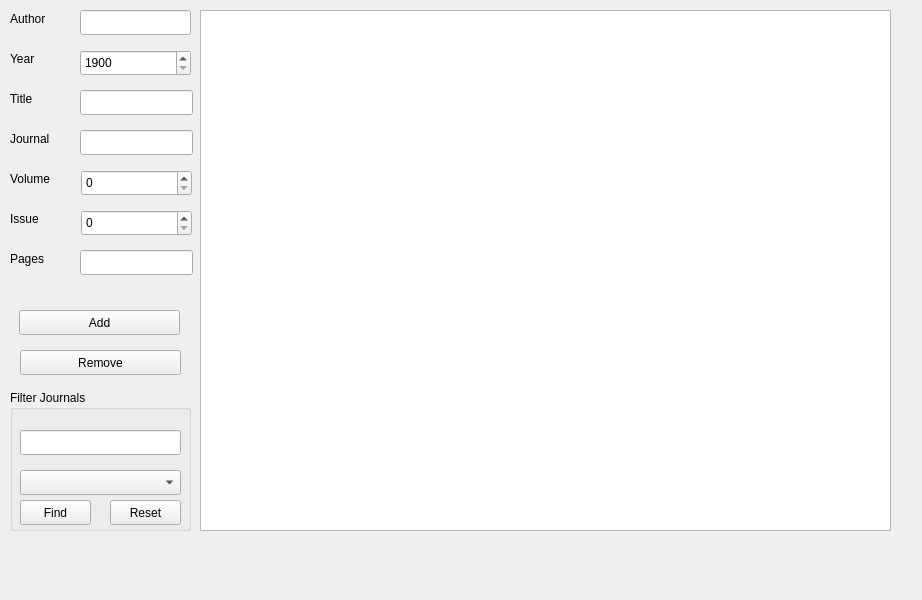
<?xml version="1.0" encoding="UTF-8"?>
<ui version="4.0">
 <class>Widget</class>
 <widget class="QWidget" name="Widget">
  <property name="geometry">
   <rect>
    <x>0</x>
    <y>0</y>
    <width>922</width>
    <height>600</height>
   </rect>
  </property>
  <property name="windowTitle">
   <string>Widget</string>
  </property>
  <widget class="QTableView" name="tableView">
   <property name="geometry">
    <rect>
     <x>200</x>
     <y>10</y>
     <width>691</width>
     <height>521</height>
    </rect>
   </property>
  </widget>
  <widget class="QLabel" name="label">
   <property name="geometry">
    <rect>
     <x>10</x>
     <y>10</y>
     <width>54</width>
     <height>17</height>
    </rect>
   </property>
   <property name="text">
    <string>Author</string>
   </property>
  </widget>
  <widget class="QLineEdit" name="author">
   <property name="geometry">
    <rect>
     <x>80</x>
     <y>10</y>
     <width>111</width>
     <height>25</height>
    </rect>
   </property>
  </widget>
  <widget class="QSpinBox" name="year">
   <property name="geometry">
    <rect>
     <x>80</x>
     <y>50</y>
     <width>111</width>
     <height>26</height>
    </rect>
   </property>
   <property name="minimum">
    <number>1900</number>
   </property>
   <property name="maximum">
    <number>9999</number>
   </property>
  </widget>
  <widget class="QLabel" name="label_2">
   <property name="geometry">
    <rect>
     <x>10</x>
     <y>50</y>
     <width>54</width>
     <height>17</height>
    </rect>
   </property>
   <property name="text">
    <string>Year</string>
   </property>
  </widget>
  <widget class="QLineEdit" name="title">
   <property name="geometry">
    <rect>
     <x>80</x>
     <y>90</y>
     <width>113</width>
     <height>25</height>
    </rect>
   </property>
  </widget>
  <widget class="QLabel" name="label_3">
   <property name="geometry">
    <rect>
     <x>10</x>
     <y>90</y>
     <width>54</width>
     <height>17</height>
    </rect>
   </property>
   <property name="text">
    <string>Title</string>
   </property>
  </widget>
  <widget class="QLineEdit" name="journal">
   <property name="geometry">
    <rect>
     <x>80</x>
     <y>130</y>
     <width>113</width>
     <height>25</height>
    </rect>
   </property>
  </widget>
  <widget class="QLabel" name="label_4">
   <property name="geometry">
    <rect>
     <x>10</x>
     <y>130</y>
     <width>54</width>
     <height>17</height>
    </rect>
   </property>
   <property name="text">
    <string>Journal</string>
   </property>
  </widget>
  <widget class="QSpinBox" name="volume">
   <property name="geometry">
    <rect>
     <x>81</x>
     <y>170</y>
     <width>111</width>
     <height>26</height>
    </rect>
   </property>
  </widget>
  <widget class="QSpinBox" name="issue">
   <property name="geometry">
    <rect>
     <x>81</x>
     <y>210</y>
     <width>111</width>
     <height>26</height>
    </rect>
   </property>
  </widget>
  <widget class="QLabel" name="label_5">
   <property name="geometry">
    <rect>
     <x>10</x>
     <y>170</y>
     <width>54</width>
     <height>17</height>
    </rect>
   </property>
   <property name="text">
    <string>Volume</string>
   </property>
  </widget>
  <widget class="QLabel" name="label_6">
   <property name="geometry">
    <rect>
     <x>10</x>
     <y>210</y>
     <width>54</width>
     <height>17</height>
    </rect>
   </property>
   <property name="text">
    <string>Issue</string>
   </property>
  </widget>
  <widget class="QLabel" name="label_7">
   <property name="geometry">
    <rect>
     <x>10</x>
     <y>250</y>
     <width>54</width>
     <height>17</height>
    </rect>
   </property>
   <property name="text">
    <string>Pages</string>
   </property>
  </widget>
  <widget class="QLineEdit" name="pages">
   <property name="geometry">
    <rect>
     <x>80</x>
     <y>250</y>
     <width>113</width>
     <height>25</height>
    </rect>
   </property>
  </widget>
  <widget class="QPushButton" name="pushButton">
   <property name="geometry">
    <rect>
     <x>19</x>
     <y>310</y>
     <width>161</width>
     <height>25</height>
    </rect>
   </property>
   <property name="text">
    <string>Add</string>
   </property>
  </widget>
  <widget class="QPushButton" name="pushButton_2">
   <property name="geometry">
    <rect>
     <x>20</x>
     <y>350</y>
     <width>161</width>
     <height>25</height>
    </rect>
   </property>
   <property name="text">
    <string>Remove</string>
   </property>
  </widget>
  <widget class="QGroupBox" name="groupBox">
   <property name="geometry">
    <rect>
     <x>10</x>
     <y>390</y>
     <width>181</width>
     <height>141</height>
    </rect>
   </property>
   <property name="title">
    <string>Filter Journals</string>
   </property>
   <widget class="QLineEdit" name="wildcard">
    <property name="geometry">
     <rect>
      <x>10</x>
      <y>40</y>
      <width>161</width>
      <height>25</height>
     </rect>
    </property>
   </widget>
   <widget class="QComboBox" name="comboBox">
    <property name="geometry">
     <rect>
      <x>10</x>
      <y>80</y>
      <width>161</width>
      <height>25</height>
     </rect>
    </property>
   </widget>
   <widget class="QPushButton" name="pushButton_4">
    <property name="geometry">
     <rect>
      <x>100</x>
      <y>110</y>
      <width>71</width>
      <height>25</height>
     </rect>
    </property>
    <property name="text">
     <string>Reset</string>
    </property>
   </widget>
   <widget class="QPushButton" name="pushButton_3">
    <property name="geometry">
     <rect>
      <x>10</x>
      <y>110</y>
      <width>71</width>
      <height>25</height>
     </rect>
    </property>
    <property name="text">
     <string>Find</string>
    </property>
   </widget>
  </widget>
 </widget>
 <resources/>
 <connections/>
</ui>
